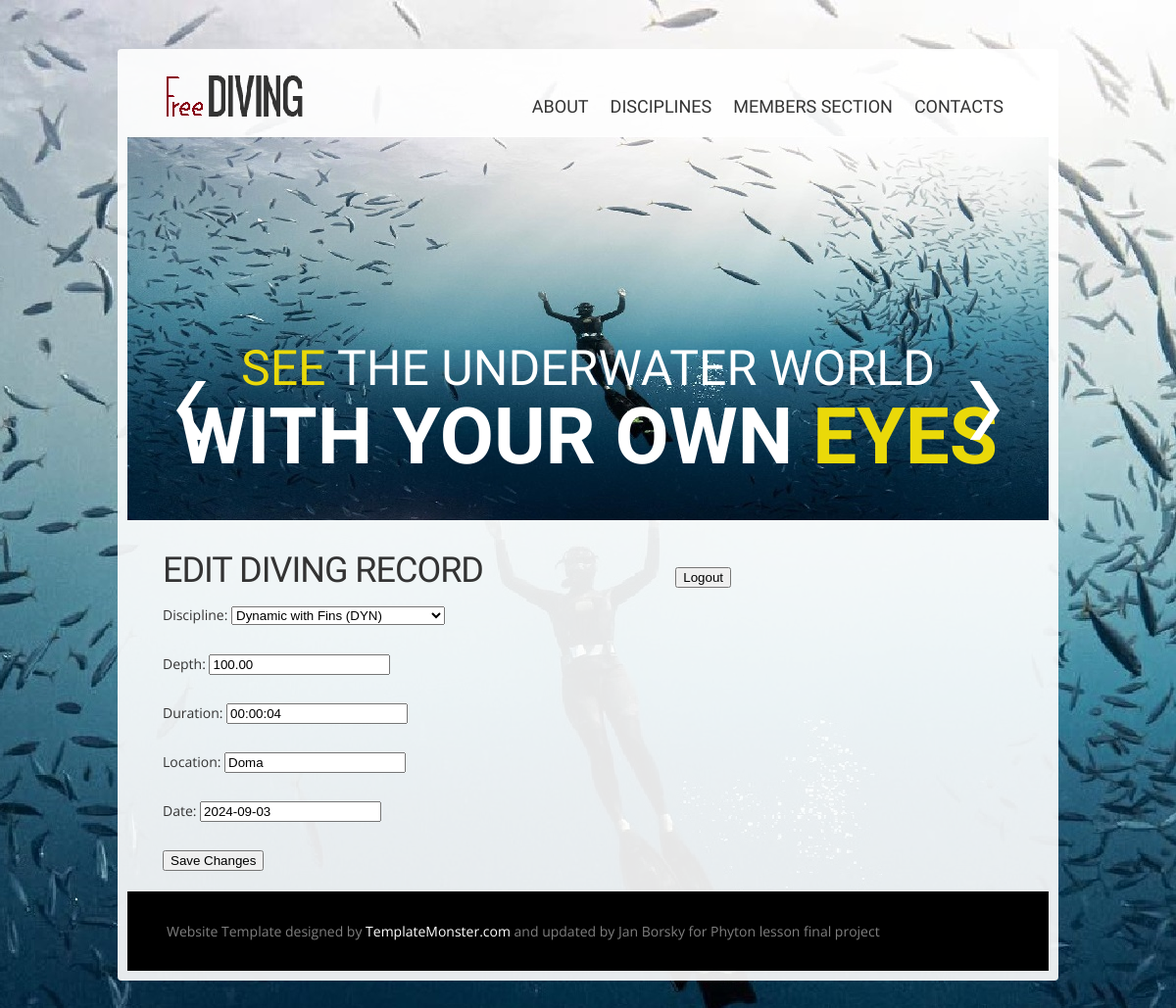
/edit-diving-record/1/ (signed in), run on the app's committed database.
### users/models.py (models this page shows, shortened)
class DivingRecord(models.Model):
    DYN = 'DYN'
    DNF = 'DNF'
    DYNB = 'DYNB'
    FIM = 'FIM'
    CTW = 'CTW'
    CTWB = 'CTWB'
    CNF = 'CNF'
    STA = 'STA'
    DISCIPLINE_CHOICES = [
        (DYN, 'Dynamic with Fins (DYN)'),
        (DNF, 'Dynamic No Fins (DNF)'),
        (DYNB, 'Dynamic with Bi-Fins (DYNB)'),
        (FIM, 'Free Immersion (FIM)'),
        (CTW, 'Constant Weight (CTW)'),
        (CTWB, 'Constant Weight Bi-Fins (CTWB)'),
        (CNF, 'Constant Weight No Fins (CNF)'),
        (STA, 'Static apnea (STA)'),
    ]
    user = models.ForeignKey(User, on_delete=models.CASCADE)
    discipline = models.CharField(
        max_length=4,
        choices=DISCIPLINE_CHOICES,
        default=DYN,
    )  # Disciplína potápění
    depth = models.DecimalField(max_digits=5, decimal_places=2)  # Maximální hloubka v metrech
    duration = models.DurationField()  # Délka potápění
    location = models.CharField(max_length=255)  # Místo potápění
    date = models.DateField()  # Datum potápění

### users/views.py (the view)
# urls.py: path('edit-diving-record/<int:record_id>/', views.edit_diving_record, name='edit_diving_record'),
@login_required
def edit_diving_record(request, record_id):
    record = get_object_or_404(DivingRecord, id=record_id, user=request.user)
    if request.method == 'POST':
        form = DivingRecordForm(request.POST, instance=record)
        if form.is_valid():
            form.save()
            return redirect('profile')  # Nebo na jinou stránku dle potřeby
    else:
        form = DivingRecordForm(instance=record)
    return render(request, 'edit_diving_record.html', {'form': form})

### users/forms.py
class DivingRecordForm(forms.ModelForm):
            class Meta:
                model = DivingRecord
                fields = ['discipline', 'depth', 'duration', 'location', 'date']

### users/templates/edit_diving_record.html (shortened to what this page needs)
{% extends "master.html" %}
{% block content %}
{% load static %}
<section id="content">
      <div class="container_12">
        <article class="a2">
          <div class="wrapper">
            <div class="col-9">
               <div style="display: flex; justify-content: space-between; align-items: center;">
                        <h1>Edit Diving Record</h1>
                        {% if user.is_authenticated %}
                            <form action="{% url 'logout' %}" method="post">
                                <button type="submit">Logout</button>
                            </form>
                        {% endif %}
                    </div>
                <form method="post">
                    {{ form.as_p }}
                    <button type="submit">Save Changes</button>
                </form>
                </div>
          </div>
        </article>
      </div>
    </section>
{% endblock %}

### static/css/style.css (style rules this page uses)
body { background:url(../images/body-bg.png) no-repeat 50% 0 #000; font-family: 'Open Sans', sans-serif; font-size:14px; line-height:25px; color:#333; position:left; min-width:960px; }
html, body { height:100%; }
html { min-width:960px; }
.wrapper { overflow:hidden; position:relative; }
h1, h2, h3, h4, h5, h6 { color:#333; padding:0 0 12px 0; font-weight:normal; font-family: 'Oswald', sans-serif; letter-spacing:-1px; text-transform:uppercase; }
h1 { font-size:36px; line-height:42px; }
p { padding-bottom:25px; }
.a2 { margin:0 46px; }
section#content { position:relative; z-index:1; padding:30px 0 0 0; }
.col-9 { float:left; width:580px; margin:0 20px 20px 0; }

### static/css/grid.css (style rules this page uses)
.container_12 { margin-left:auto; margin-right:auto; width:960px; position:relative; }

### data on the page
DivingRecord: discipline "Dynamic with Fins (DYN)", depth "100.00", duration "00:00:04", location "Doma", date "2024-09-03"
